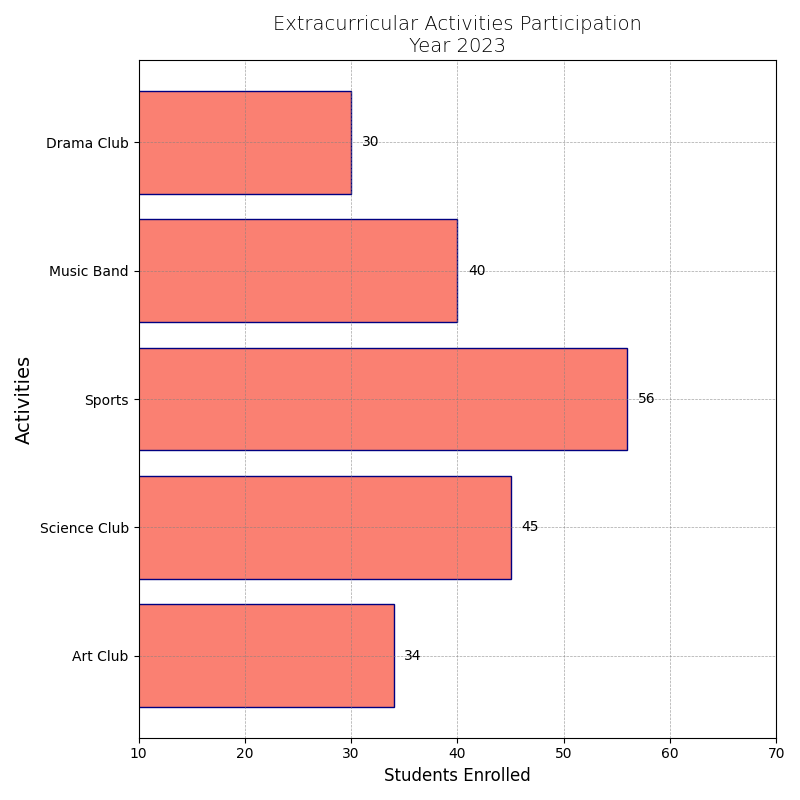

Recreate this plot in Python.
import matplotlib.pyplot as plt

activities = ['Art Club', 'Science Club', 'Sports', 'Music Band', 'Drama Club']
participation_counts = [34, 45, 56, 40, 30]

fig, ax1 = plt.subplots(figsize=(8, 8))

# Changed the bar color and edge color
bars = ax1.barh(activities, participation_counts, color='salmon', edgecolor='navy')
# Altered the title and font size
ax1.set_title("Extracurricular Activities Participation\nYear 2023", fontsize=14, fontweight='light')
# Changed the x-axis label font size
ax1.set_xlabel("Students Enrolled", fontsize=12)
ax1.set_ylabel("Activities", fontsize=14)  # Keep the same
# Adjusted axis limits
ax1.set_xlim(10, 70)

# Included grid lines
ax1.grid(True, linestyle='--', linewidth=0.5, color='gray', alpha=0.7)

# Adding text at the end of each bar
for bar in bars:
    xval = bar.get_width()
    ax1.text(xval + 1, bar.get_y() + bar.get_height() / 2, f'{xval}', ha='left', va='center', fontsize=10)

plt.tight_layout()  # Ensures the layout is compact
plt.show()
